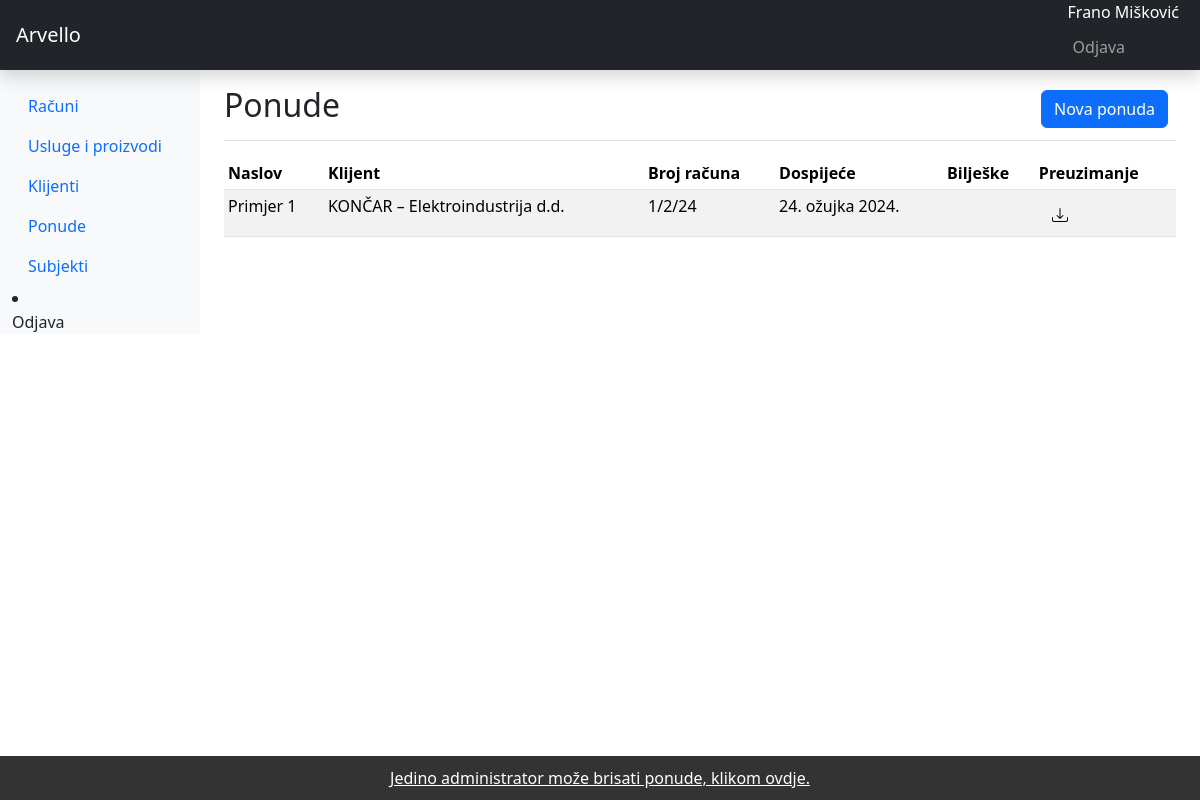
Screenshot of /offers/ (signed in) with the database file from the repository.
### arvelloapp/models.py (models this page shows, shortened)
class Offer(models.Model):
    title = models.CharField(null=True, blank=True, max_length=100)
    number = models.CharField(null=True, blank=True, max_length=100)
    dueDate = models.DateField(null=True, blank=True)
    notes = models.TextField(null=True, blank=True)
    client = models.ForeignKey(Client, blank=True, null=True, on_delete=models.SET_NULL)
    product = models.ManyToManyField(Product, blank=True)
    subject = models.ForeignKey(Company, blank=True, null=True, on_delete=models.SET_NULL)
    uniqueId = models.CharField(null=True, blank=True, max_length=100, unique=True)
    slug = models.SlugField(max_length=500, unique=True, blank=True, null=True)
    date_created = models.DateTimeField(blank=True, null=True)
    date = models.DateField(blank=True, null=True)
    last_updated = models.DateTimeField(blank=True, null=True)

class Client(models.Model):
    PROVINCES = [
    ("ZAGREBAČKA ŽUPANIJA", "ZAGREBAČKA ŽUPANIJA"),
    ("KRAPINSKO-ZAGORSKA ŽUPANIJA", "KRAPINSKO-ZAGORSKA ŽUPANIJA"),
    ("SISAČKO-MOSLAVAČKA ŽUPANIJA", "SISAČKO-MOSLAVAČKA ŽUPANIJA"),
    ("KARLOVAČKA ŽUPANIJA", "KARLOVAČKA ŽUPANIJA"),
    ("VARAŽDINSKA ŽUPANIJA", "VARAŽDINSKA ŽUPANIJA"),
    ("KOPRIVNIČKO-KRIŽEVAČKA ŽUPANIJA", "KOPRIVNIČKO-KRIŽEVAČKA ŽUPANIJA"),
    ("BJELOVARSKO-BILOGORSKA ŽUPANIJA", "BJELOVARSKO-BILOGORSKA ŽUPANIJA"),
    ("PRIMORSKO-GORANSKA ŽUPANIJA", "PRIMORSKO-GORANSKA ŽUPANIJA"),
    ("LIČKO-SENJSKA ŽUPANIJA", "LIČKO-SENJSKA ŽUPANIJA"),
    ("VIROVITIČKO-PODRAVSKA ŽUPANIJA", "VIROVITIČKO-PODRAVSKA ŽUPANIJA"),
    ("POŽEŠKO-SLAVONSKA ŽUPANIJA", "POŽEŠKO-SLAVONSKA ŽUPANIJA"),
    ("BRODSKO-POSAVSKA ŽUPANIJA", "BRODSKO-POSAVSKA ŽUPANIJA"),
    ("ZADARSKA ŽUPANIJA", "ZADARSKA ŽUPANIJA"),
    ("OSJEČKO-BARANJSKA ŽUPANIJA", "OSJEČKO-BARANJSKA ŽUPANIJA"),
    ("ŠIBENSKO-KNINSKA ŽUPANIJA", "ŠIBENSKO-KNINSKA ŽUPANIJA"),
    ("VUKOVARSKO-SRIJEMSKA ŽUPANIJA", "VUKOVARSKO-SRIJEMSKA ŽUPANIJA"),
    ("SPLITSKO-DALMATINSKA ŽUPANIJA", "SPLITSKO-DALMATINSKA ŽUPANIJA"),
    ("ISTARSKA ŽUPANIJA", "ISTARSKA ŽUPANIJA"),
    ("DUBROVAČKO-NERETVANSKA ŽUPANIJA", "DUBROVAČKO-NERETVANSKA ŽUPANIJA"),
    ("MEĐIMURSKA ŽUPANIJA", "MEĐIMURSKA ŽUPANIJA"),
    ("GRAD ZAGREB", "GRAD ZAGREB"),
    ("INOZEMSTVO / NIJE PRIMJENJIVO", "INOZEMSTVO / NIJE PRIMJENJIVO")
    ]
    clientTypes = [
    ("Fizička osoba", "Fizička osoba"),
    ("Pravna osoba", "Pravna osoba"),
    ]
    vatcountry = ["AF", "AX", "AL", "DZ", "AS", "AD", "AO", "AI", "AQ", "AG", "AR",
    "AM", "AW", "AU", "AT", "AZ", "BS", "BH", "BD", "BB", "BY", "BE",
    "BZ", "BJ", "BM", "BT", "BO", "BQ", "BA", "BW", "BV", "BR", "IO",
    "BN", "BG", "BF", "BI", "CV", "KH", "CM", "CA", "KY", "CF", "TD",
    "CL", "CN", "CX", "CC", "CO", "KM", "CG", "CD", "CK", "CR", "CI",
    "HR", "CU", "CW", "CY", "CZ", "DK", "DJ", "DM", "DO", "EC", "EG",
    "SV", "GQ", "ER", "EE", "ET", "FK", "FO", "FJ", "FI", "FR", "GF",
    "PF", "TF", "GA", "GM", "GE", "DE", "GH", "GI", "GR", "GL", "GD",
    "GP", "GU", "GT", "GG", "GN", "GW", "GY", "HT", "HM", "VA", "HN",
    "HK", "HU", "IS", "IN", "ID", "IR", "IQ", "IE", "IM", "IL", "IT",
    "JM", "JP", "JE", "JO", "KZ", "KE", "KI", "KP", "KR", "KW", "KG",
    "LA", "LV", "LB", "LS", "LR", "LY", "LI", "LT", "LU", "MO", "MK",
    "MG", "MW", "MY", "MV", "ML", "MT", "MH", "MQ", "MR", "MU", "YT",
    "MX", "FM", "MD", "MC", "MN", "ME", "MS", "MA", "MZ", "MM", "NA",
    "NR", "NP", "NL", "NC", "NZ", "NI", "NE", "NG", "NU", "NF", "MP",
    "NO", "OM", "PK", "PW", "PS", "PA", "PG", "PY", "PE", "PH", "PN",
    "PL", "PT", "PR", "QA", "RE", "RO", "RU", "RW", "BL", "SH", "KN",
    "LC", "MF", "PM", "VC", "WS", "SM", "ST", "SA", "SN", "RS", "SC",
    "SL", "SG", "SX", "SK", "SI", "SB", "SO", "ZA", "GS", "SS", "ES",
    "LK", "SD", "SR", "SJ", "SZ", "SE", "CH", "SY", "TW", "TJ", "TZ",
    "TH", "TL", "TG", "TK", "TO", "TT", "TN", "TR", "TM", "TC", "TV",
    "UG", "UA", "AE", "GB", "US", "UM", "UY", "UZ", "VU", "VE", "VN",
    "VG", "VI", "WF", "EH", "YE", "ZM", "ZW"]
    clientName = models.CharField(null=True, blank=True, max_length=200)
    addressLine1 = models.CharField(null=True, blank=True, max_length=200)
    province = models.CharField(choices=PROVINCES, blank=True, max_length=100)
    postalCode = models.CharField(null=True, blank=True, max_length=5)
    phoneNumber = models.CharField(null=True, blank=True, max_length=40, validators=[validate_phone_number])
    emailAddress = models.CharField(null=True, blank=True, max_length=100)
    clientUniqueId = models.CharField(null=True, blank=True, max_length=4, unique=True, validators=[RegexValidator(r'^\d{4}$', 'Idetifikacijski broj klijenta mora sadržavati točno 4 broja.')])
    clientType = models.CharField(choices=clientTypes, blank=True, max_length=40)
    OIB = models.CharField(null=True, blank=True, max_length=11, unique=True, validators=[RegexValidator(r'^\d{11}$', 'OIB mora sadržavati točno 11 broja.')])
    SustavPDVa = models.BooleanField(default=False)
    VATID = models.CharField(null=True, blank=True, max_length=13, unique=True, validators=[RegexValidator(r'^[A-Za-z0-9]{13}$', 'Porezni identifikacijski broj mora sadržavati točno 13 karaktera, prva dva karaktera moraju biti identifikatori države, a ostalih 11 karaktera moraju biti brojevi koji označavaju entitet.')])
    uniqueId = models.CharField(null=True, blank=True, max_length=100)
    slug = models.SlugField(max_length=500, unique=True, blank=True, null=True)
    date_created = models.DateTimeField(blank=True, null=True)
    last_updated = models.DateTimeField(blank=True, null=True)
    def __str__(self):
        return '{} {}'.format(self.clientName, self.uniqueId)

### arvelloapp/views.py (the view, shortened to what this page needs)
# urls.py: path('offers/', views.offers, name='offers'),
@login_required
def offers(request):
    context = {}
    offers = Offer.objects.all()
    context['offers'] = offers
    if request.method == 'GET':
        form = OfferForm()
        context['form'] = form
        return render(request, 'offers.html', context)

### arvelloapp/models.py (called while the page is built)
    def __str__(self):
        return '{} {}'.format(self.clientName, self.uniqueId)

    def __str__(self):
        return '{} {}'.format(self.title, self.uniqueId)

### arvelloapp/templates/offers.html (shortened to what this page needs)
{% extends 'base.html' %}
{% load static %}
{% load crispy_forms_tags %}
{% block main %}
<main class="col-md-9 ms-sm-auto col-lg-10 px-md-4">
  <div class="d-flex justify-content-between flex-wrap flex-md-nowrap align-items-center pt-3 pb-2 mb-3 border-bottom">
    <h1 class="h2">Ponude</h1>
    <div class="btn-toolbar mb-2 mb-md-0">
      <div class="btn-group me-2">
        <button href="#addInvoiceModal" type="button" class="btn btn-primary" data-bs-toggle="modal">Nova ponuda</button>
      </div>
    </div>
  </div>
  <div class="table-responsive">
    <table class="table table-striped table-sm">
      <thead>
        <tr>
          <th scope="col">Naslov</th>
          <th scope="col">Klijent</th>
          <th scope="col">Broj računa</th>
          <th scope="col">Dospijeće</th>
          <th scope="col">Bilješke</th>
          <th scope="col">Preuzimanje</th>
        </tr>
      </thead>
      <tbody>
        {% for offer in offers %}
      <tr>
        <td>{{offer.title}}</td>
        <td>{{offer.client.clientName}}</td>
        <td>{{offer.number}}</td>
        <td>{{offer.dueDate}}</td>
        <td>{{offer.notes}}</td>
        <td><a href="{% url 'offer_pdf' offer.id %}"><button type="button" class="btn"><img src="{% static 'img/download.svg' %}" alt="Download icon" width="16" height="16"></button></a></td>
      </tr>
        {% endfor %}
      </tbody>
    </table>
  </div>
  <footer> <a href="{% url 'admin:arvelloapp_offer_changelist' %}" style="color: white;">Jedino administrator može brisati ponude, klikom ovdje.</a> </footer>
</main>
{% endblock %}

### arvelloapp/templates/base.html (shortened to what this page needs)
{% load static %}
{% load crispy_forms_tags %}
<!doctype html>
<html lang="hr">
  <head>
    <link href="{% static '/css/bootstrap.min.css' %}" rel="stylesheet">
  </head>
  <body>
<header class="navbar navbar-dark sticky-top bg-dark flex-md-nowrap p-0 shadow">
  <a class="navbar-brand col-md-3 col-lg-2 me-0 px-3" href="#">Arvello</a>
  <div class="navbar-nav">
    <div class="nav-item text-nowrap">
      <a style="color:white; margin: 6px; padding-right: 15px; margin-top: 10px;">{{request.user.get_full_name}}</a>
      <a class="nav-link px-2" href="{% url 'logout' %}" style="font-size: 1em; margin: 3px;">Odjava</a>
    </div>
  </div>
</header>
<div class="container-fluid">
  <div class="row">
    <nav id="sidebarMenu" class="col-md-3 col-lg-2 d-md-block bg-light sidebar collapse">
      <div class="position-sticky pt-3">
        <ul class="nav flex-column">
          <li class="nav-item">
            <a class="nav-link" href="{% url 'invoices' %}">
              Računi
            </a>
          </li>
          <li class="nav-item">
            <a class="nav-link" href="{% url 'products' %}">
              Usluge i proizvodi
            </a>
          </li>
          <li class="nav-item">
            <a class="nav-link" href="{% url 'clients' %}">
              Klijenti
            </a>
          </li>
          <li class="nav-item">
            <a class="nav-link" href="{% url 'offers' %}">
              Ponude
            </a>
          </li>
          <li class="nav-item">
            <a class="nav-link" href="{% url 'companies' %}">
              Subjekti
            </a>
          </li>
        </ul>
          <li class="nav-item">
            <a class="nav-link" href="/logout">
              Odjava
            </a>
          </li>
      </div>
    </nav>
  {% block main %}
  {% endblock %}
  </div>
</div>
</html>

### arvelloapp/templates/base.html (style rules this page uses)
footer { position: fixed; left: 0; bottom: 0; width: 100%; background-color: #333; color: white; text-align: center; padding: 10px 0; }

### rows the page displays
Offer: title "Primjer 1", client.clientName "KONČAR – Elektroindustrija d.d.", number "1/2/24", dueDate "24. ožujka 2024."

### other values shown
{{ request.user.get_full_name }} "Frano Mišković"
